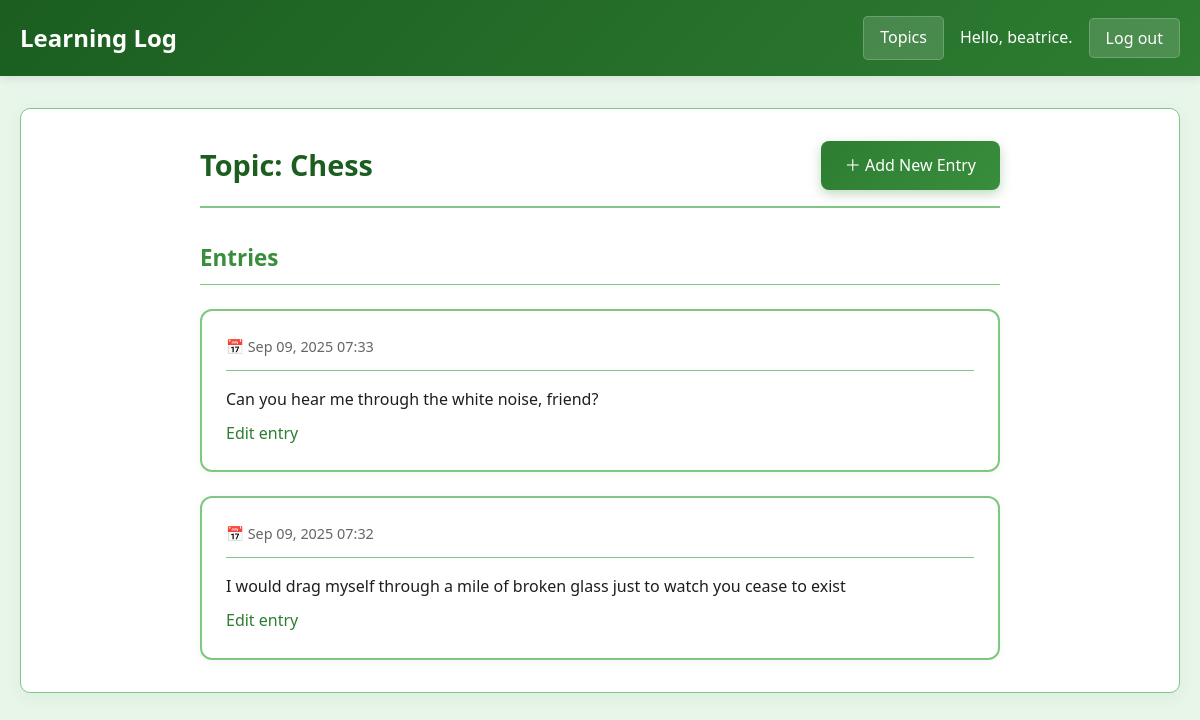
The page /topics/1/ (signed in) on the database its author committed.
### learning_logs/models.py (models this page shows, shortened)
class Topic(models.Model):
    text = models.CharField(max_length=200)
    date_added = models.DateTimeField(auto_now_add=True)
    owner = models.ForeignKey(User, on_delete=models.CASCADE)
    def __str__(self):
        return self.text

class Entry(models.Model):
    topic = models.ForeignKey(Topic, on_delete=models.CASCADE)
    text = models.TextField()
    date_added = models.DateTimeField(auto_now_add=True)
    class Meta:
        verbose_name_plural = 'entries'

### learning_logs/views.py (the view)
# urls.py: path('topics/<int:topic_id>/', views.topic, name='topic'),
@login_required
def topic(request, topic_id):
    topic = Topic.objects.get(id=topic_id)
    if topic.owner != request.user:
        raise Http404
    entries = topic.entry_set.order_by('-date_added')
    context = {'topic': topic, 'entries': entries}
    return render(request, 'learning_logs/topic.html', context)

### templates/learning_logs/topic.html (shortened to what this page needs)
{% extends 'learning_logs/base.html' %}
{% block content %}
    <div class="topic-detail-container">
        <div class="topic-header">
            <h2 class="topic-title">Topic: {{ topic }}</h2>
            <a href="{% url 'learning_logs:new_entry' topic.id %}" class="btn btn-primary">
                ＋ Add New Entry
            </a>
        </div>
        <div class="entries-section">
            <h3 class="section-title">Entries</h3>
            {% if entries %}
                <div class="entries-list">
                    {% for entry in entries %}
                        <div class="entry-card">
                            <div class="entry-header">
                            <span class="entry-date">
                                📅 {{ entry.date_added|date:'M d, Y H:i' }}
                            </span>
                            </div>
                            <div class="entry-content">
                                <p>{{ entry.text|linebreaks }}</p>
                                <p>
                                    <a href="{% url 'learning_logs:edit_entry' entry.id %}">Edit entry</a>
                                </p>
                            </div>
                        </div>
                    {% endfor %}
                </div>
            {% else %}
                <div class="empty-state">
                    <p>There are no entries for this topic yet ¯\_(ツ)_/¯</p>
                    <p class="empty-hint">Click "Add New Entry" to get started!</p>
                </div>
            {% endif %}
        </div>
    </div>
{% endblock content %}

### templates/learning_logs/base.html (shortened to what this page needs)
<!DOCTYPE html>
<html lang="en">
<head>
</head>
<body>
<nav>
    <div class="nav-content">
        <a href="{% url 'learning_logs:index' %}" class="brand">Learning Log</a>
        <div class="nav-links">
            <a href="{% url 'learning_logs:topics' %}">Topics</a>
            {% if user.is_authenticated %}
                <div class="auth-section">
                    <span class="auth-info">Hello, {{ user.username }}.</span>
                    <form action="{% url 'users:logout' %}" method="post" style="margin: 0; display: inline;">
                        <button type="submit" class="nav-button">Log out</button>
                    </form>
                </div>
            {% else %}
                <div class="guest-links">
                    <a href="{% url 'users:register' %}">Register</a>
                    <a href="{% url 'users:login' %}">Log in</a>
                </div>
            {% endif %}
        </div>
    </div>
</nav>
<div class="container">
    <div class="content">
        {% block content %}{% endblock content %}
    </div>
</div>
</body>
</html>

### templates/learning_logs/base.html (style rules this page uses)
:root { --primary: #59c55e; --primary-light: #4CAF50; --secondary: #66df6c; --light: #E8F5E9; --dark: #1c8b23; --accent: #81C784; --text: #1E1E1E; --text-light: #666; }
body { font-family: 'Segoe UI', Tahoma, Geneva, Verdana, sans-serif; line-height: 1.6; margin: 0; padding: 0; background-color: var(--light); color: var(--text); }
.container { max-width: 1200px; margin: 0 auto; padding: 0 20px; }
nav { background: linear-gradient(135deg, var(--dark) 0%, var(--primary) 100%); padding: 1rem 0; margin-bottom: 2rem; box-shadow: 0 2px 10px rgba(30, 30, 30, 0.1); }
.nav-content { display: flex; justify-content: space-between; align-items: center; max-width: 1200px; margin: 0 auto; padding: 0 20px; }
.nav-links { display: flex; gap: 1rem; align-items: center; }
.nav-links a, .nav-button { color: white; text-decoration: none; font-weight: 500; padding: 0.5rem 1rem; border-radius: 5px; transition: background-color 0.3s ease; background: rgba(255, 255, 255, 0.15); border: 1px solid rgba(255, 255, 255, 0.2); cursor: pointer; font-family: inherit; font-size: inherit; }
.brand { color: white; font-size: 1.5rem; font-weight: bold; text-decoration: none; }
.content { background: white; padding: 2rem; border-radius: 10px; box-shadow: 0 5px 15px rgba(76, 175, 80, 0.08); margin-bottom: 2rem; border: 1px solid var(--accent); }
.auth-info { color: white; margin-right: 0.5rem; font-weight: 500; }
.auth-section { display: flex; align-items: center; gap: 0.5rem; }
.btn { background: linear-gradient(135deg, var(--primary) 0%, var(--secondary) 100%); color: white; padding: 0.75rem 2rem; border: none; border-radius: 5px; cursor: pointer; font-size: 1rem; font-weight: 500; transition: transform 0.2s ease, box-shadow 0.2s ease; box-shadow: 0 4px 12px rgba(46, 125, 50, 0.3); }

### templates/learning_logs/topic.html (style rules this page uses)
:root { --primary: #2E7D32; --primary-light: #4CAF50; --secondary: #388E3C; --light: #E8F5E9; --dark: #1B5E20; --accent: #81C784; --text: #1E1E1E; --text-light: #666; }
.topic-detail-container { max-width: 800px; margin: 0 auto; }
.topic-header { display: flex; justify-content: space-between; align-items: center; margin-bottom: 2rem; padding-bottom: 1rem; border-bottom: 2px solid var(--accent); }
.topic-title { color: var(--dark); font-size: 1.8rem; font-weight: 600; margin: 0; }
.section-title { color: var(--secondary); font-size: 1.4rem; margin-bottom: 1.5rem; padding-bottom: 0.5rem; border-bottom: 1px solid var(--accent); }
.entries-list { display: flex; flex-direction: column; gap: 1.5rem; }
.entry-card { background: white; border: 2px solid var(--accent); border-radius: 12px; padding: 1.5rem; box-shadow: 0 2px 10px rgba(76, 175, 80, 0.08); transition: all 0.3s ease; }
.entry-header { display: flex; justify-content: space-between; align-items: center; margin-bottom: 1rem; padding-bottom: 0.75rem; border-bottom: 1px solid var(--accent); }
.entry-date { color: var(--text-light); font-size: 0.9rem; font-weight: 500; }
.entry-content { color: var(--text); line-height: 1.6; }
.entry-content p { margin: 0; }
.entry-content a { color: var(--primary); text-decoration: none; font-weight: 500; transition: color 0.3s ease; }
.btn-primary { background: linear-gradient(135deg, var(--primary) 0%, var(--secondary) 100%); color: white; padding: 0.75rem 1.5rem; text-decoration: none; border-radius: 8px; font-weight: 500; display: inline-flex; align-items: center; gap: 0.5rem; transition: all 0.3s ease; box-shadow: 0 4px 12px rgba(46, 125, 50, 0.3); }
.entry-card { animation: slideIn 0.5s ease forwards; }
.entry-card:nth-child(1) { animation-delay: 0.1s; }
.entry-card:nth-child(2) { animation-delay: 0.2s; }
.entry-content { font-size: 1rem; color: var(--text); }
.entry-content p { margin-bottom: 0.5rem; }
.entry-content p:last-child { margin-bottom: 0; }

### rows shown on the page
Topic: text "Chess"
Entry: date_added "Sep 09, 2025 07:33", text "Can you hear me through the white noise, friend?"
Entry: date_added "Sep 09, 2025 07:32", text "I would drag myself through a mile of broken glass just to watch you cease to exist"

### other values the page prints
{{ user.username }} "beatrice"
